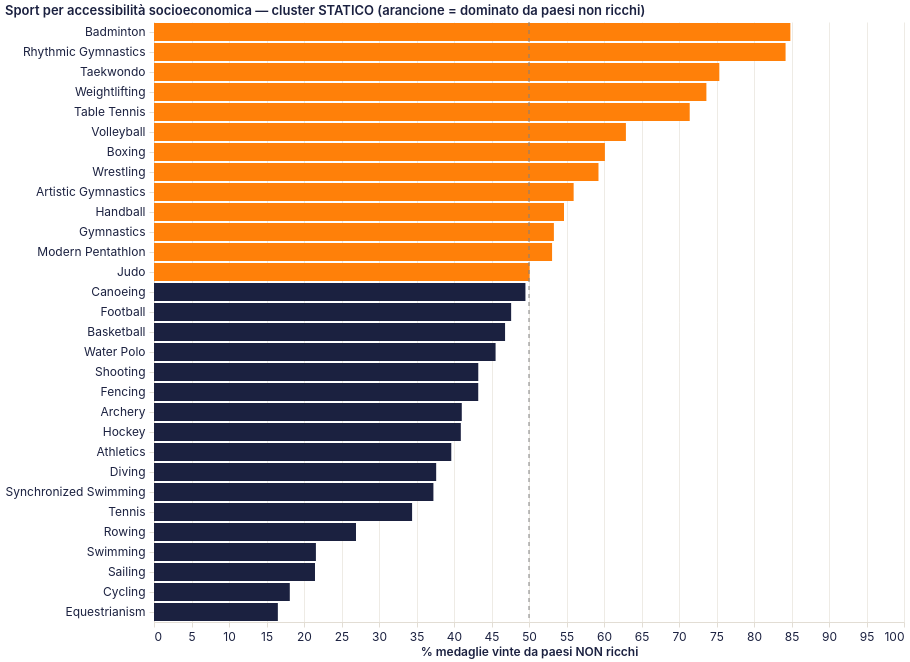

Write a Vega-Lite specification for this figure.
### Vega-Lite specification from a JSON file in a GitHub repository (floating-point values rounded to 4 significant figures)
{"$schema": "https://vega.github.io/schema/vega-lite/v5.20.1.json", "config": {"arc": {"fill": "#1b2140"}, "area": {"fill": "#1b2140", "fillOpacity": 0.15, "line": true}, "axis": {"domainColor": "#e2ddd4", "grid": true, "gridColor": "#e2ddd4", "gridWidth": 0.6, "labelAngle": 0, "labelColor": "#1b2140", "labelFont": "Inter, system-ui, -apple-system, BlinkMacSystemFont, 'Segoe UI', Roboto, sans-serif", "labelFontSize": 12, "labelFontWeight": 400, "labelPadding": 4, "tickColor": "#e2ddd4", "tickSize": 5, "titleColor": "#1b2140", "titleFont": "Inter, system-ui, -apple-system, BlinkMacSystemFont, 'Segoe UI', Roboto, sans-serif", "titleFontSize": 12, "titleFontWeight": 600}, "axisBand": {"grid": false}, "background": "transparent", "bar": {"fill": "#1b2140"}, "legend": {"labelColor": "#1b2140", "labelFont": "Inter, system-ui, -apple-system, BlinkMacSystemFont, 'Segoe UI', Roboto, sans-serif", "labelFontSize": 11, "padding": 4, "symbolType": "circle", "titleColor": "#1b2140", "titleFont": "Inter, system-ui, -apple-system, BlinkMacSystemFont, 'Segoe UI', Roboto, sans-serif", "titleFontSize": 12}, "line": {"stroke": "#1b2140", "strokeWidth": 2}, "mark": {"color": "#1b2140"}, "path": {"stroke": "#1b2140"}, "point": {"fill": "#1b2140", "filled": true}, "range": {"category": ["#1b2140", "#ff8009", "#9a0641", "#ffe34a", "#e7b6af", "#0088b0", "#e03830"]}, "rect": {"fill": "#1b2140"}, "shape": {"stroke": "#1b2140"}, "symbol": {"fill": "#1b2140"}, "title": {"anchor": "start", "color": "#1b2140", "font": "Inter, system-ui, -apple-system, BlinkMacSystemFont, 'Segoe UI', Roboto, sans-serif", "fontSize": 13, "fontWeight": 600, "subtitleColor": "#1b2140", "subtitleFont": "Inter, system-ui, -apple-system, BlinkMacSystemFont, 'Segoe UI', Roboto, sans-serif"}, "view": {"continuousHeight": 300, "continuousWidth": 400, "fill": null, "stroke": null}}, "datasets": {"data-49b1c54a268d0d813e4ca8eda816df55": [{"pct_non_ricchi": 84.85, "sport": "Badminton"}, {"pct_non_ricchi": 84.21, "sport": "Rhythmic Gymnastics"}, {"pct_non_ricchi": 75.38, "sport": "Taekwondo"}, {"pct_non_ricchi": 73.65, "sport": "Weightlifting"}, {"pct_non_ricchi": 71.43, "sport": "Table Tennis"}, {"pct_non_ricchi": 62.92, "sport": "Volleyball"}, {"pct_non_ricchi": 60.12, "sport": "Boxing"}, {"pct_non_ricchi": 59.26, "sport": "Wrestling"}, {"pct_non_ricchi": 55.95, "sport": "Artistic Gymnastics"}, {"pct_non_ricchi": 54.67, "sport": "Handball"}, {"pct_non_ricchi": 53.32, "sport": "Gymnastics"}, {"pct_non_ricchi": 53.08, "sport": "Modern Pentathlon"}, {"pct_non_ricchi": 50.08, "sport": "Judo"}, {"pct_non_ricchi": 49.53, "sport": "Canoeing"}, {"pct_non_ricchi": 47.62, "sport": "Football"}, {"pct_non_ricchi": 46.81, "sport": "Basketball"}, {"pct_non_ricchi": 45.54, "sport": "Water Polo"}, {"pct_non_ricchi": 43.24, "sport": "Shooting"}, {"pct_non_ricchi": 43.23, "sport": "Fencing"}, {"pct_non_ricchi": 41.04, "sport": "Archery"}, {"pct_non_ricchi": 40.91, "sport": "Hockey"}, {"pct_non_ricchi": 39.64, "sport": "Athletics"}, {"pct_non_ricchi": 37.62, "sport": "Diving"}, {"pct_non_ricchi": 37.25, "sport": "Synchronized Swimming"}, {"pct_non_ricchi": 34.41, "sport": "Tennis"}, {"pct_non_ricchi": 26.93, "sport": "Rowing"}, {"pct_non_ricchi": 21.59, "sport": "Swimming"}, {"pct_non_ricchi": 21.47, "sport": "Sailing"}, {"pct_non_ricchi": 18.11, "sport": "Cycling"}, {"pct_non_ricchi": 16.51, "sport": "Equestrianism"}], "data-c3602a7fc25ec29a58c596ee59b4cf75": [{"x": 50}]}, "height": 600, "layer": [{"data": {"name": "data-49b1c54a268d0d813e4ca8eda816df55"}, "encoding": {"color": {"condition": {"test": "datum.pct_non_ricchi >= 50", "value": "#ff8009"}, "value": "#1b2140"}, "tooltip": [{"field": "sport", "title": "Sport", "type": "nominal"}, {"field": "pct_non_ricchi", "format": ".1f", "title": "% non ricchi", "type": "quantitative"}], "x": {"field": "pct_non_ricchi", "scale": {"domain": [0, 100]}, "title": "% medaglie vinte da paesi NON ricchi", "type": "quantitative"}, "y": {"field": "sport", "sort": {"field": "pct_non_ricchi", "order": "descending"}, "title": null, "type": "nominal"}}, "mark": {"type": "bar"}, "name": "view_13"}, {"data": {"name": "data-c3602a7fc25ec29a58c596ee59b4cf75"}, "encoding": {"x": {"field": "x", "type": "quantitative"}}, "mark": {"color": "gray", "strokeDash": [4, 4], "type": "rule"}}], "params": [{"bind": "scales", "name": "param_6", "select": {"encodings": ["x", "y"], "type": "interval"}, "views": ["view_13"]}], "title": "Sport per accessibilità socioeconomica — cluster STATICO (arancione = dominato da paesi non ricchi)", "width": 750}
